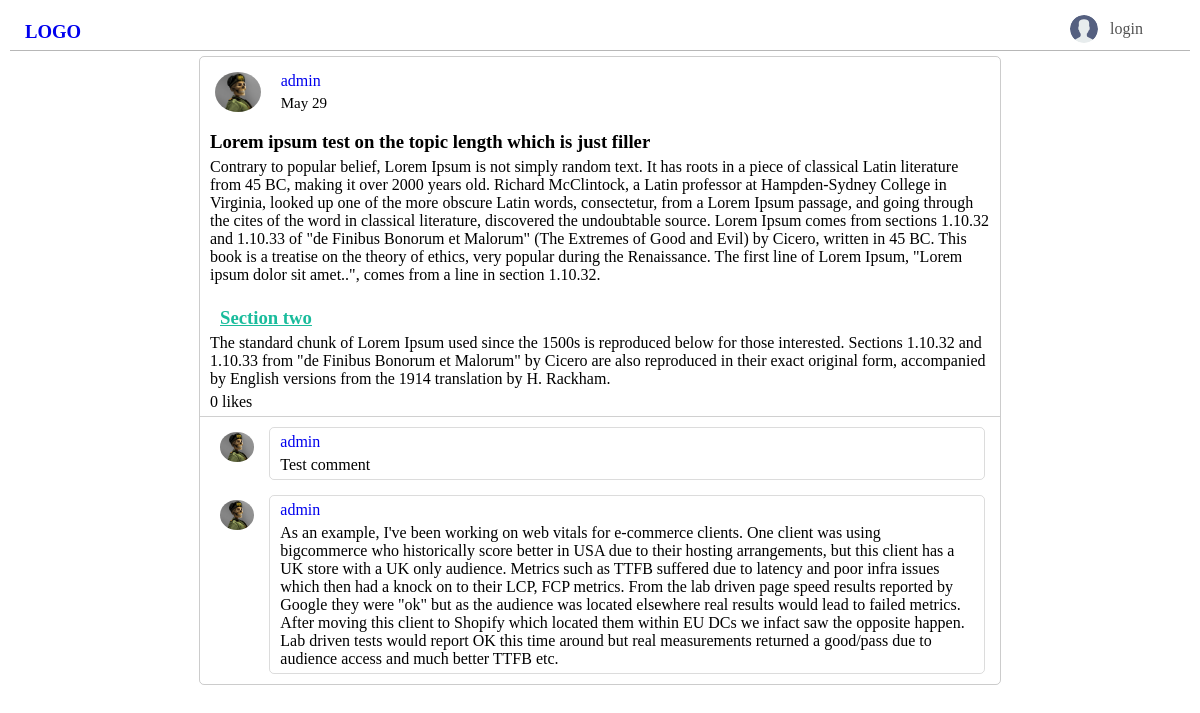
The page /post-detail/3/ on the database its author committed.
### base/models.py (models this page shows, shortened)
class Post(models.Model):
    author = models.ForeignKey(User, on_delete=models.CASCADE)
    topic = models.CharField(max_length=200)
    description = models.CharField(max_length=400)
    body = RichTextField(blank=True, null=True)
    post_image = models.ImageField(null=True, blank=True, upload_to='post_images/', default='default_images/post_default.jpg')
    post_date = models.DateTimeField(auto_now_add=True)
    likes = models.ManyToManyField(User, through='Like', related_name='liked_posts')

class User(AbstractUser):
  name = models.CharField(max_length=200, null=True)
  email = models.EmailField(unique=True, null=True)
  bio = models.TextField(blank=True ,null=True)
  failed_login_attempts = models.IntegerField(default=0)
  avatar = models.ImageField(null=True,default='default_images/avatar.svg', upload_to='avatars/')
  USERNAME_FIELD = 'email'
  REQUIRED_FIELDS = ['username']

class Comment(models.Model):
  user = models.ForeignKey(User, on_delete=models.CASCADE, related_name='user_commennts')
  post = models.ForeignKey(Post, on_delete=models.CASCADE, related_name='post_comments')
  content = models.TextField()
  comment_date = models.DateTimeField(auto_now_add=True)

### base/views.py (the view, shortened to what this page needs)
# urls.py: path('post-detail/<str:pk>/', views.expandPost, name='post-details'),
def expandPost(request, pk):
  post = Post.objects.get(id=pk)
  post_comments = post.post_comments.all()
  context = {'post': post, 'post_comments': post_comments}
  return render(request, 'base/expand_post.html', context)

### base/templates/base/expand_post.html (shortened to what this page needs)
{% extends 'main.html' %} {% load like_tags %} {% load static %}
{% block content %}
<main class="expand-post-page">
  <div class="expand-post-container">
    <div class="post-author">
      <div>
        <img class="post-author-image" src="{{post.author.avatar.url}}" alt="" />
      </div>
      <div class="post-author-date">
        <a href="{% url 'user-profile' post.author.id %}">{{post.author.name}}</a>
        <p>{{post.post_date|date:"M d"}}</p>
      </div>
    </div>
    <div class="post-topic">
      <h3>{{post.topic}}</h3>
    </div>
    <div>
      <p>{{post.body|safe}}</p>
    </div>
    <div>
      <span id="like-count-{{post.id}}">
        {{post.likes.count}}
        {% if post.likes.count == 1 %} like {% else %} likes {%endif%}
      </span>
    </div>
  </div>
  <div class="comment-section">
    {% for comment in post_comments %}
    <div class="comment">
      <div class="comment-user-avatar">
        <img src="{{comment.user.avatar.url}}" alt="" />
      </div>
      <div class="comment-content">
        <div class="comment-content-main">
          <div class="comment-content-main-name">
            <a href="{% url 'user-profile' comment.user.id %}">
              <p>{{comment.user.name}}</p>
            </a>
          </div>
          <div class="comment-content-main-content">
            <p>{{comment.content}}</p>
          </div>
        </div>
      </div>
    </div>
    {% endfor %}
  </div>
</main>
{% endblock content %}

### templates/main.html (shortened to what this page needs)
{% load static %}
<!DOCTYPE html>
<html lang="en">
  <head>
    <link rel="stylesheet" href="{% static 'css/main.css' %}" />
  </head>
  <body>
    {% include 'navbar.html' %} {% block content %} {% endblock content %}
  </body>
</html>

### templates/navbar.html (shortened to what this page needs)
<div class="nav-container">
  <div class="logo">
    <a href="/">
      <h3>LOGO</h3>
    </a>
  </div>
  {% if request.user.is_authenticated %}
  <div class="nav-profile authenticated">
    <div class="dropdown-image">
      <img class="nav-profile-image" src="{{request.user.avatar.url}}" alt="" />
    </div>
    <div class="dropdown-container">
      <!-- <div class="dropdown-profile">
        <img src="/static/images/icons/profile.svg" alt="" />
        <a href="{% url 'user-profile' request.user.id%}">Edit Profile</a>
      </div>
      <div class="dropdown-logout">
        <img src="/static/images/icons/logout.svg" alt="" />
        <a href="{% url 'logout' %}">Logout</a>
      </div>
    </div> -->
      <a class="dropdown-link" href="{% url 'user-profile' request.user.id%}">
        <img class="dropdown-profile" src="/static/images/icons/profile.svg" alt="" />
        <p>Edit Profile</p>
        <span>></span>
      </a>
      <a class="dropdown-link" href="{% url 'logout'%}">
        <img class="dropdown-logout" src="/static/images/icons/logout.svg" alt="" />
        <p>Logout</p>
        <span>></span>
      </a>
      <!-- <a class="nav-user-profile" href="{% url 'user-profile' request.user.id%}">
      <p>{{request.user.name}}</p>
    </a> -->
      <!-- <a href="{% url 'logout' %}" class="login">
      <p>logout</p>
    </a>
  </div> -->
      {% else %}
      {% block login_nav %}
      <div class="nav-profile unauthenticated" id="nav-profile-login">
        <img src="/static/images/default_images/avatar.svg" alt="" />
        <a href="{% url 'login' %}" class="login">
          <p>login</p>
        </a>
      </div>
      {% endblock login_nav %} {% endif %}
    </div>

### static/css/main.css (style rules this page uses)
* { margin: 5px; }
:root { --nav-height: 40px; }
.nav-container { margin: 0; display: grid; grid-template-columns: 1fr 1fr; height: var(--nav-height); border-bottom: 1px rgba(0, 0, 0, 0.281) solid; }
.logo a { height: 30px; margin-top: 0px; position: absolute; top: 16px; }
.unauthenticated { height: 30px; display: grid; grid-template-columns: 35px 70px; justify-self: end; margin-right: 20px; }
.unauthenticated>img { height: 28px; border-radius: 50%; margin-top: 0px; }
.unauthenticated>a { text-decoration: none; color: #525252; }
a:link { text-decoration: none; }
.nav-profile a { margin-top: 0px; }
.expand-post-page { --button-height: 23px; border: 1px solid rgba(0, 0, 0, 0.199); border-radius: 5px; max-width: 800px; margin-left: auto; margin-right: auto; }
.expand-post-container { border-bottom: 1px solid rgba(0, 0, 0, 0.185); margin: auto 0px auto 0px; }
.post-author { display: flex; }
.post-author-image { border-radius: 50%; height: 40px; }
.post-author-date { display: flex; flex-direction: column; }
.post-author-date p { margin-top: 0px; font-size: 15px; }
.comment-user-avatar img { border-radius: 50%; height: 30px; }
.comment { display: flex; flex-direction: row; }
.comment-content { border: 1px solid rgba(0, 0, 0, 0.137); border-radius: 5px; width: 100vw; }
.comment-content-main a { display: block; margin-left: 0px; }
.comment-content-main div { margin-left: 0px; }

### rows shown on the page
Post: author.avatar (picture), author.name "admin", post_date "May 29", topic "Lorem ipsum test on the topic length which is just filler", body "Contrary to popular belief, Lorem Ipsum is not simply random text. It has roots in a piece of classical Latin literature from 45 BC, making it over 2000 years old. Richard McClintock, a Latin professor at Hampden-Sydney College in Virginia, looked up one of the more obscure Latin words, consectetur, from a Lorem Ipsum passage, and going through the cites of the word in classical literature, discovered the undoubtable source. Lorem Ipsum comes from sections 1.10.32 and 1.10.33 of \"de Finibus Bonorum et Malorum\" (The Extremes of Good and Evil) by Cicero, written in 45 BC. This book is a treatise on the theory of ethics, very popular during the Renaissance. The first line of Lorem Ipsum,…", likes.count "0"
Comment: user.avatar (picture), user.name "admin", content "Test comment"
Comment: user.avatar (picture), user.name "admin", content "As an example, I've been working on web vitals for e-commerce clients. One client was using bigcommerce who historically score better in USA due to their hosting arrangements, but this client has a UK store with a UK only audience. Metrics such as TTFB suffered due to latency and poor infra issues which then had a knock on to their LCP, FCP metrics. From the lab driven page speed results reported by Google they were \"ok\" but as the audience was located elsewhere real results would lead to failed metrics. After moving this client to Shopify which located them within EU DCs we infact saw the opposite happen. Lab driven tests would report OK this time around but real measurements returned a…"
